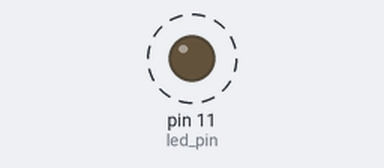
A program run on a simulated Raspberry Pi (header pin numbers). Shown: output pins drawn as LEDs (lit = HIGH). Dashed ring = blinking.

Above: at 0.05 s.
Timing chart, 0 to 3.0 s (numbered marks = the images above):
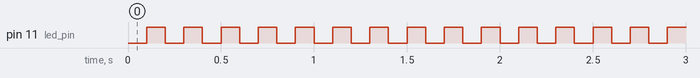

Measured:
- by itself, pin 11 (led_pin): alternates HIGH for 0.10 s and LOW for 0.10 s

The program:

led_exp.py
```python
from time import sleep
import RPi.GPIO as GPIO

led_pin = 11

GPIO.setwarnings(False)
GPIO.setmode(GPIO.BOARD)
GPIO.setup(led_pin,GPIO.OUT, initial=GPIO.HIGH)

while True:
    GPIO.output(led_pin,GPIO.LOW)
    sleep(.1)
    GPIO.output(led_pin,GPIO.HIGH)
    sleep(.1)

GPIO.cleanup()
```
